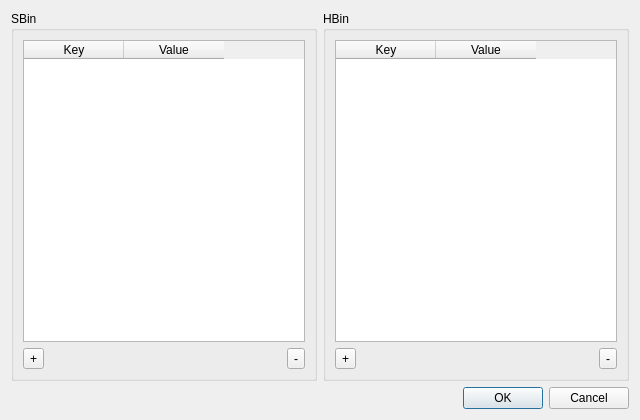
<?xml version="1.0" encoding="UTF-8"?>
<ui version="4.0">
 <class>BinCodeDialog</class>
 <widget class="QDialog" name="BinCodeDialog">
  <property name="geometry">
   <rect>
    <x>0</x>
    <y>0</y>
    <width>640</width>
    <height>420</height>
   </rect>
  </property>
  <property name="windowTitle">
   <string>Bin Code Dialog</string>
  </property>
  <layout class="QVBoxLayout" name="verticalLayout">
   <item>
    <layout class="QHBoxLayout" name="horizontalLayout">
     <item>
      <widget class="QGroupBox" name="groupBox_2">
       <property name="title">
        <string>SBin</string>
       </property>
       <layout class="QGridLayout" name="gridLayout">
        <item row="1" column="2">
         <widget class="QToolButton" name="btnDelSBin">
          <property name="toolTip">
           <string>Delete SBin</string>
          </property>
          <property name="text">
           <string>-</string>
          </property>
         </widget>
        </item>
        <item row="1" column="0">
         <widget class="QToolButton" name="btnAddSBin">
          <property name="toolTip">
           <string>Add SBin</string>
          </property>
          <property name="text">
           <string>+</string>
          </property>
         </widget>
        </item>
        <item row="1" column="1">
         <spacer name="horizontalSpacer_2">
          <property name="orientation">
           <enum>Qt::Horizontal</enum>
          </property>
          <property name="sizeHint" stdset="0">
           <size>
            <width>40</width>
            <height>20</height>
           </size>
          </property>
         </spacer>
        </item>
        <item row="0" column="0" colspan="3">
         <widget class="QTableWidget" name="tableWidgetSBin">
          <column>
           <property name="text">
            <string>Key</string>
           </property>
          </column>
          <column>
           <property name="text">
            <string>Value</string>
           </property>
          </column>
         </widget>
        </item>
       </layout>
      </widget>
     </item>
     <item>
      <widget class="QGroupBox" name="groupBox">
       <property name="title">
        <string>HBin</string>
       </property>
       <layout class="QGridLayout" name="gridLayout_2">
        <item row="1" column="2">
         <widget class="QToolButton" name="btnDelHBin">
          <property name="toolTip">
           <string>Delete HBin</string>
          </property>
          <property name="text">
           <string>-</string>
          </property>
         </widget>
        </item>
        <item row="1" column="0">
         <widget class="QToolButton" name="btnAddHBin">
          <property name="toolTip">
           <string>Add HBin</string>
          </property>
          <property name="text">
           <string>+</string>
          </property>
         </widget>
        </item>
        <item row="0" column="0" colspan="3">
         <widget class="QTableWidget" name="tableWidgetHBin">
          <column>
           <property name="text">
            <string>Key</string>
           </property>
          </column>
          <column>
           <property name="text">
            <string>Value</string>
           </property>
          </column>
         </widget>
        </item>
        <item row="1" column="1">
         <spacer name="horizontalSpacer">
          <property name="orientation">
           <enum>Qt::Horizontal</enum>
          </property>
          <property name="sizeHint" stdset="0">
           <size>
            <width>40</width>
            <height>20</height>
           </size>
          </property>
         </spacer>
        </item>
       </layout>
      </widget>
     </item>
    </layout>
   </item>
   <item>
    <widget class="QDialogButtonBox" name="buttonBox">
     <property name="standardButtons">
      <set>QDialogButtonBox::Cancel|QDialogButtonBox::Ok</set>
     </property>
    </widget>
   </item>
  </layout>
 </widget>
 <resources>
  <include location="../../res/res.qrc"/>
 </resources>
 <connections/>
</ui>
